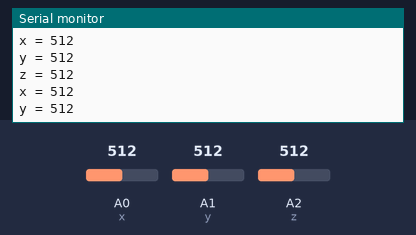
Bench run of a sketch on a simulated Arduino Uno, built with avr-gcc and run on an emulated ATmega328P. Shown: the last lines printed to the serial monitor. The test bench sets the inputs (shaded band); at power-on: A1 (y) = 512, A2 (z) = 512, A0 (x) = 512. No radio packets arrive unless stated.

Above: at 1.2 s.
1.3 s: A1 (y) set to 489
At 1.8 s:
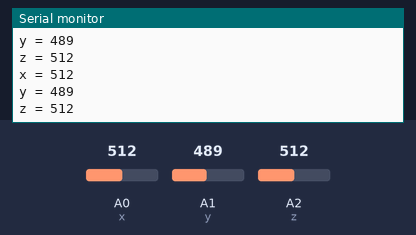
2.8 s: A1 (y) set to 464
At 3.6 s:
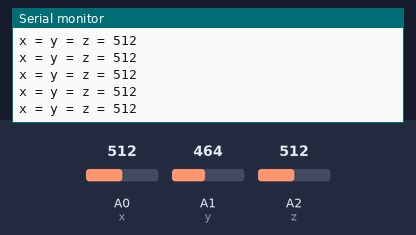
4.7 s: A2 (z) set to 110
At 5.3 s:
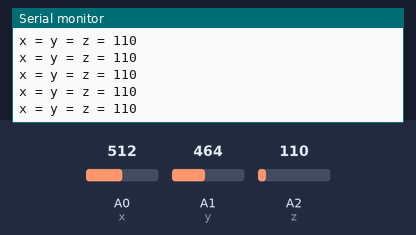
7.7 s: A2 (z) set to 94
At 8.2 s:
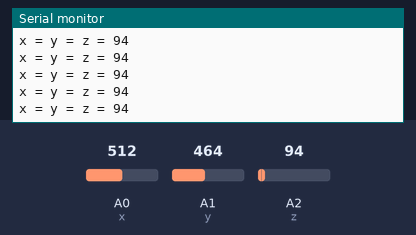
Timing chart, 0 to 10.7 s (numbered marks = the images above; inputs shaded):
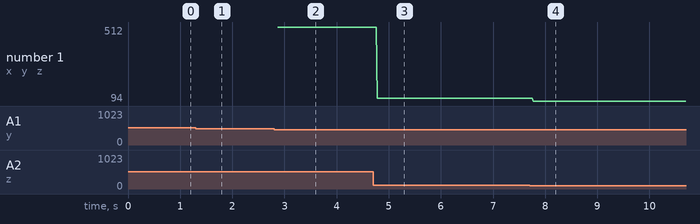

The sketch:

Transmitter_Unit.ino
```cpp
#include <SPI.h>
#include <nRF24L01.h>
#include <RF24.h>


#define x A0
#define y A1
#define z A2

int x_val;
int y_val;
int z_val;

int x_val2;
int y_val2;
int z_val2;
char text='F';

RF24 radio(7, 8); // CE, CSN
const byte address[][6] = {"00001","00002"};
void setup() {


  pinMode(x, INPUT);
  pinMode(y, INPUT);
  pinMode(z, INPUT);
  Serial.begin(9600);
  x_val2 = analogRead(x);
  y_val2 = analogRead(y);
  z_val2 = analogRead(z);

  radio.begin();
  radio.openWritingPipe(address[1]);
  radio.openReadingPipe(1, address[0]);
  radio.setPALevel(RF24_PA_MIN);
}
void loop() {

radio.stopListening();
// put your main code here, to run repeatedly:
  x_val = analogRead(x);
  y_val = analogRead(y);
  z_val = analogRead(z);

  int x_axis = x_val - x_val2;
  int y_axis = y_val - y_val2;
  int z_axis = z_val - z_val2;

  if(y_axis <= -40)
  {
    Serial.print("x = ");
  //  Serial.println(x_val);
    Serial.print("y = ");
  //  Serial.println(y_val);
    Serial.print("z = ");
    Serial.println(z_val);
    text = 'F';
    //Serial.println("Forward");
  }
  else if(y_axis >= 40)
  {
     Serial.print("x = ");
    Serial.println(x_val);
    Serial.print("y = ");
    Serial.println(y_val);
    Serial.print("z = ");
    Serial.println(z_val);
    text = 'B';
    //Serial.println("Backward");
  }
  else if(z_axis <= -40)
  {
   Serial.print("x = ");
    Serial.println(x_val);
    Serial.print("y = ");
    Serial.println(y_val);
    Serial.print("z = ");
    Serial.println(z_val);
    text = 'R';
    //Serial.println("Right");
  }
  else if(z_axis >= 30)
  {
    Serial.print("x = ");
    Serial.println(x_val);
    Serial.print("y = ");
    Serial.println(y_val);
    Serial.print("z = ");
    Serial.println(z_val);
    text = 'L';
   //Serial.println("Left");
  }
  else
  {
    Serial.print("x = ");
    Serial.println(x_val);
    Serial.print("y = ");
    Serial.println(y_val);
    Serial.print("z = ");
    Serial.println(z_val);
    text = 'S';
    //Serial.println("Stop");
  }


  //const char text[] = "Hello";
  radio.write(&text, sizeof(text));
  //delay(1000);
}
```

Measured:
- the behaviour switches between 473 and 472 on A1 (y) (found by bisection; images 1 and 2)
- after the input at 1.3 s, the serial monitor: prints a new line after 0.09 s (image 1)
- after the input at 2.8 s, the serial monitor: prints a new line after 0.07 s (image 2)
- after the input at 4.7 s, the serial monitor: prints a new line after 0.08 s (image 3)
- after the input at 7.7 s, the serial monitor: prints a new line after 0.07 s (image 4)
- plotted number 1: 512 → 110 after the input at 4.7 s, 110 → 94 after the input at 7.7 s
